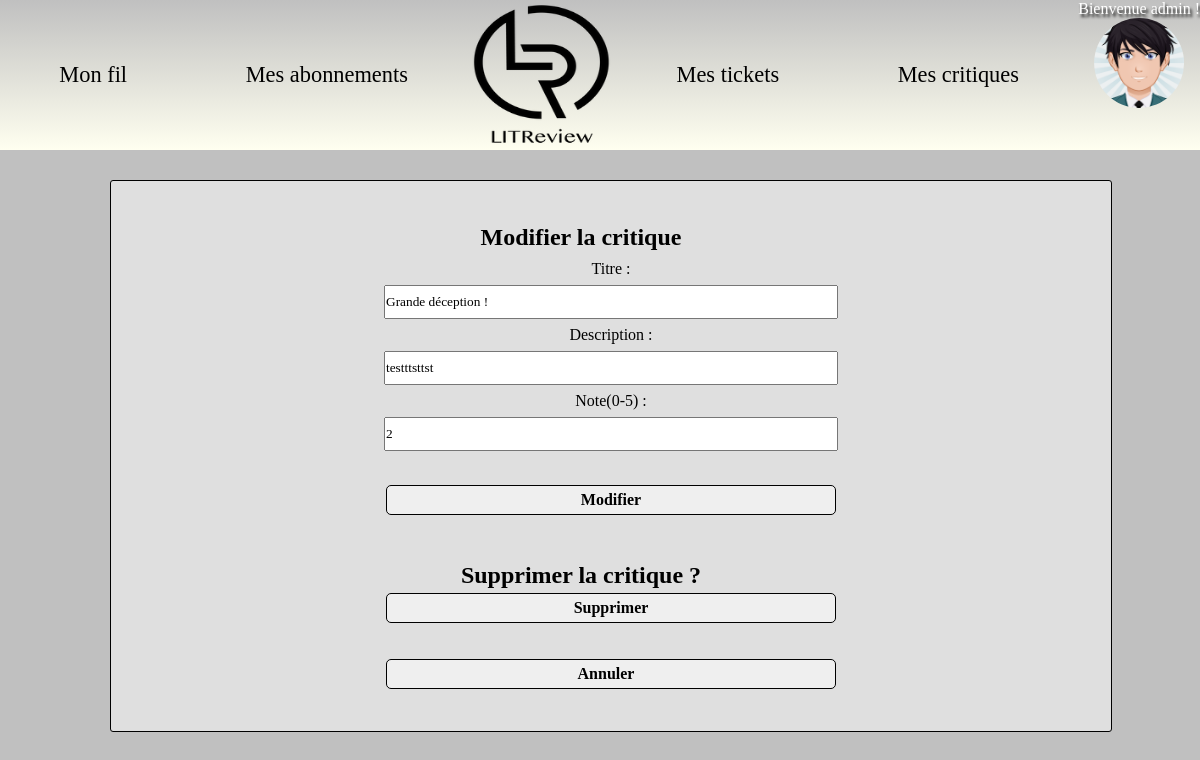
The app's page /edit-review/11/ (signed in) with its own data.
### authentication/models.py (models this page shows)
class User(AbstractUser):
    profile_photo = models.ImageField(verbose_name='photo de profil', default='default_profile.png',
                                      upload_to='static/img')
    follows = models.ManyToManyField(
        'self',
        symmetrical=False,
        verbose_name='suit'
    )
    followed_by = models.ManyToManyField(
        'self',
        symmetrical=False,
        verbose_name='suivi par',
        related_name='followers'
    )

### review/models.py (models this page shows)
class Review(models.Model):
    ticket = models.ForeignKey(to=Ticket, on_delete=models.CASCADE)
    rating = models.PositiveSmallIntegerField(
        validators=[MinValueValidator(0), MaxValueValidator(5)], verbose_name='Note(0-5)')
    headline = models.CharField(max_length=128, verbose_name='Titre')
    body = models.CharField(max_length=8192, blank=True, verbose_name='Description')
    user = models.ForeignKey(
        to=settings.AUTH_USER_MODEL, on_delete=models.CASCADE)
    time_created = models.DateTimeField(auto_now_add=True)

### review/views.py (the view, shortened to what this page needs)
# urls.py: path('edit-review/<int:review_id>/', edit_review, name='edit_review'),
@login_required
def edit_review(request, review_id):
    review = get_object_or_404(models.Review, id=review_id)
    edit_form = forms.ReviewForm(instance=review)
    delete_form = forms.ReviewFormDelete()
    if review.user != request.user:
        raise PermissionDenied()
    context = {
        'edit_form': edit_form,
        'delete_form': delete_form
    }
    return render(
        request,
        'review/edit_review.html',
        context
    )

### review/forms.py
class ReviewForm(forms.ModelForm):
    edit_review = forms.BooleanField(widget=forms.HiddenInput, initial=True)
    class Meta:
        model = models.Review
        fields = ['headline', 'body', 'rating']

class ReviewFormDelete(forms.Form):
    delete_review = forms.BooleanField(widget=forms.HiddenInput, initial=True)

### review/templates/review/edit_review.html (shortened to what this page needs)
{% extends 'base.html' %}
{% block content %}
    <div class="form form__review">
        <h2 class="review_updt">Modifier la critique</h2>
        <form method="post">
            {{ edit_form.as_p }}
            <br>
            <button class="btn" type="submit" >Modifier</button>
        </form>
        <br>
        <h2 class="review_del">Supprimer la critique ?</h2>
        <form method="post">
            <button class="btn" type="submit" >Supprimer</button>
        </form>
         <br>
        <button class="butn">
                <a id="return" href="{% url 'feed' %}">Annuler</a>
                </button>
    </div>
{% endblock content %}

### templates/base.html (shortened to what this page needs)
<!DOCTYPE html>
{% load static %}
 <html lang="fr">
    <head>
      <link rel="stylesheet" href="{% static 'css/style.css' %}">
    </head>
   <body>
     <header id="navbar" class="nav">
       {%if user.is_authenticated %}
         <a href="{% url 'feed' %}">Mon fil </a>
         <a href="{% url 'subscriptions' user.username%}">Mes abonnements </a>
       {% endif %}
        <img class="logo" src="{% static 'img/LITReview_logo.png' %}">
       {%if user.is_authenticated %}
          <a href="{% url 'ticket_view' %}">Mes tickets </a>
          <a href="{% url 'review_view' %}">Mes critiques </a>
         <div class="dropdown">
           <a class="nav-item" href="#" id="navDropdown" role="button" data-toggle="dropdown">
               <p>Bienvenue {{ user.username }} ! </p>
                    {% if user.profile_photo %}
                    <img class="profile-pic" width="90" height="90" src="{{ user.profile_photo.url }}"
                    alt="{{ user.username }} profile picture">
                    {% else %}
                    <img class="profile-pic" width="90" height="90" src="{% static 'img/default_profile.png' %}"
                    alt="{{ user.username }} profile picture">
                    {% endif %}
           </a>
        </div>
       {% endif %}
     </header>
        <div class="container_message">
            {% block content %}{% endblock %}
        </div>
   </body>
 </html>

### static/css/style.css (style rules this page uses)
html { background-color: #C0C0C0; }
* { margin: 0; padding: 0; font-family: "Montserrat, Sans-serif"; list-style: none; text-decoration: none; }
.profile-pic { max-width: 120px; clip-path: circle(); display: block; margin: auto; }
.form { position: absolute; background-color: rgba(255, 255, 255, 0.5); min-height: 500px; width: 80%; margin-left: 110px; margin-top: 180px; margin-bottom: 10px; text-align: center; padding: 30px 20px 20px 20px; border-radius: 3px; border: 1px solid #000; display: flex; flex-direction: column; align-items: center; line-height: 2em; }
.form input, .form label { margin: auto; display: block; font-family: "Montserrat, Sans-serif"; color: #000; }
.form input { width: 450px; height: 30px; }
.btn { display: block; font-family: "Montserrat, Sans-serif"; width: 450px; color: #000; font-size: medium; font-weight: bold; height: 30px; background-color: rgba(255, 255, 255, 0.5); border: solid 1px #000; border-radius: 5px; transition: all 0.3s; margin: 2px 2px 2px 2px; }
.butn { font-family: "Montserrat, Sans-serif"; margin-left: 360px; color: #000; font-size: medium; font-weight: bold; width: 450px; height: 30px; position: relative; padding-right:10px; background-color: rgba(255, 255, 255, 0.5); border: solid 1px #000; border-radius: 5px; transition: all 0.3s; margin: 2px 2px 2px 2px; }
.butn a { display: block; color: #000; }
.logo { position: sticky; right: 46%; width: 150px; height: 150px; }
header { position: fixed; width: 100%; height: 150px; display: flex; background: linear-gradient(#C0C0C0, #FFFFF0); }
header > a, header > p, header button { color: black; margin:auto; font-size: 1.4em; }
header .dropdown { position: relative; }
li a { color: black; }
header .nav-item { color: white; }
header p { text-shadow:2px 3px 3px black; }
h2 { padding-top: 10px; margin-right: 60px; text-align: center; }
ul.messages li.success, ul.messages li.error, { margin:0; list-style:none; color:#fff; }

### records on screen
User: username "admin", profile_photo (picture)
Review: headline "Grande déception !", body "testttsttst", rating "2"
